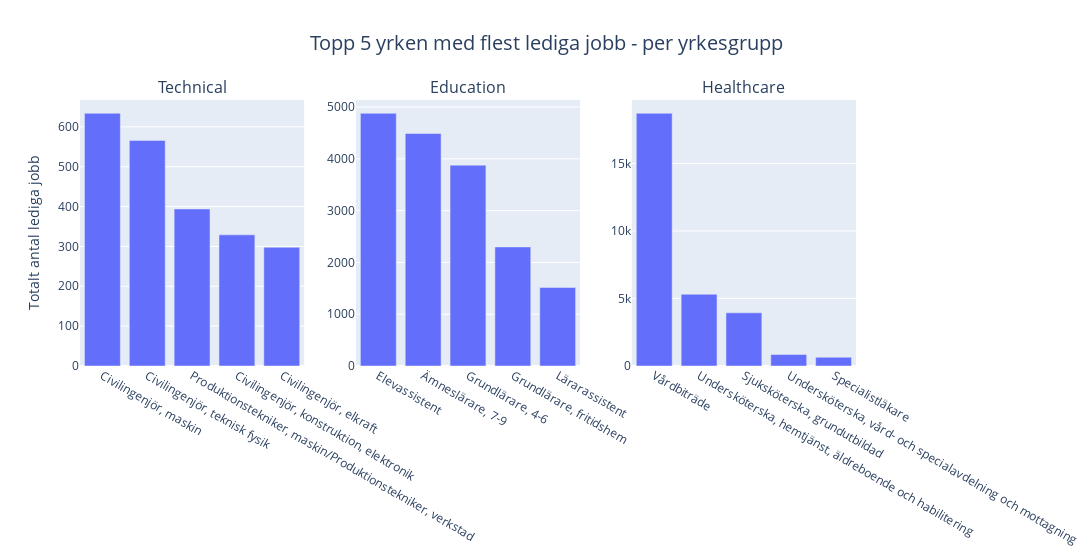

Notebook code for this chart:
### Code cell
import plotly.express as px
from plotly.subplots import make_subplots
import matplotlib.pyplot as plt
# vilket yrke har högst andel lediga jobb? linjediagram med en linje per yrke
df_technical_occ = vacancies(df_technical, "occupation")
df_education_occ = vacancies(df_education, "occupation")
df_healthcare_occ = vacancies(df_healthcare, "occupation")
df_mart_occ = vacancies(df_mart, "occupation")


df_technical_occ
occupation_chart1 = px.bar(df_technical_occ.head(5), x="occupation", y="total vacancies")
occupation_chart2 = px.bar(df_education_occ.head(5), x="occupation", y="total vacancies")
occupation_chart3 = px.bar(df_healthcare_occ.head(5), x="occupation", y="total vacancies")

subfig = make_subplots(rows=1, cols=3, subplot_titles=("Technical","Education", "Healthcare"))

for trace in occupation_chart1.data: 
    subfig.add_trace(trace, row=1, col=1)
for trace in occupation_chart2.data: 
    subfig.add_trace(trace, row=1, col=2)
for trace in occupation_chart3.data: 
    subfig.add_trace(trace, row=1, col=3)

subfig.update_layout(title_text="Topp 5 yrken med flest lediga jobb - per yrkesgrupp",title_x=0.5, width=1200, title_font=dict(size=20))
subfig.update_yaxes(title_text="Totalt antal lediga jobb", row=1, col=1, title_font=dict(size=14) )
subfig.update_xaxes()


subfig.show()

### Figure 1 — Plotly figure (JSON) as saved in the notebook; plotly's stock layout.template omitted (floating-point values rounded to 4 significant figures)
{"data": [{"hovertemplate": "occupation=%{x}<br>total vacancies=%{y}<extra></extra>", "legendgroup": "", "marker": {"color": "#636efa", "pattern": {"shape": ""}}, "name": "", "orientation": "v", "showlegend": false, "textposition": "auto", "type": "bar", "x": ["Civilingenjör, maskin", "Civilingenjör, teknisk fysik", "Produktionstekniker, maskin/Produktionstekniker, verkstad", "Civilingenjör, konstruktion, elektronik", "Civilingenjör, elkraft"], "xaxis": "x", "y": [634, 566, 394, 329, 298], "yaxis": "y"}, {"hovertemplate": "occupation=%{x}<br>total vacancies=%{y}<extra></extra>", "legendgroup": "", "marker": {"color": "#636efa", "pattern": {"shape": ""}}, "name": "", "orientation": "v", "showlegend": false, "textposition": "auto", "type": "bar", "x": ["Elevassistent", "Ämneslärare, 7-9", "Grundlärare, 4-6", "Grundlärare, fritidshem", "Lärarassistent"], "xaxis": "x2", "y": [4879, 4489, 3878, 2299, 1516], "yaxis": "y2"}, {"hovertemplate": "occupation=%{x}<br>total vacancies=%{y}<extra></extra>", "legendgroup": "", "marker": {"color": "#636efa", "pattern": {"shape": ""}}, "name": "", "orientation": "v", "showlegend": false, "textposition": "auto", "type": "bar", "x": ["Vårdbiträde", "Undersköterska, hemtjänst, äldreboende och habilitering", "Sjuksköterska, grundutbildad", "Undersköterska, vård- och specialavdelning och mottagning", "Specialistläkare"], "xaxis": "x3", "y": [18714, 5313, 3938, 851, 650], "yaxis": "y3"}], "layout": {"annotations": [{"font": {"size": 16}, "showarrow": false, "text": "Technical", "x": 0.1444, "xanchor": "center", "xref": "paper", "y": 1, "yanchor": "bottom", "yref": "paper"}, {"font": {"size": 16}, "showarrow": false, "text": "Education", "x": 0.5, "xanchor": "center", "xref": "paper", "y": 1, "yanchor": "bottom", "yref": "paper"}, {"font": {"size": 16}, "showarrow": false, "text": "Healthcare", "x": 0.8556, "xanchor": "center", "xref": "paper", "y": 1, "yanchor": "bottom", "yref": "paper"}], "title": {"font": {"size": 20}, "text": "Topp 5 yrken med flest lediga jobb - per yrkesgrupp", "x": 0.5}, "width": 1200, "xaxis": {"anchor": "y", "domain": [0, 0.2889]}, "xaxis2": {"anchor": "y2", "domain": [0.3556, 0.6444]}, "xaxis3": {"anchor": "y3", "domain": [0.7111, 1]}, "yaxis": {"anchor": "x", "domain": [0, 1], "title": {"font": {"size": 14}, "text": "Totalt antal lediga jobb"}}, "yaxis2": {"anchor": "x2", "domain": [0, 1]}, "yaxis3": {"anchor": "x3", "domain": [0, 1]}}}
